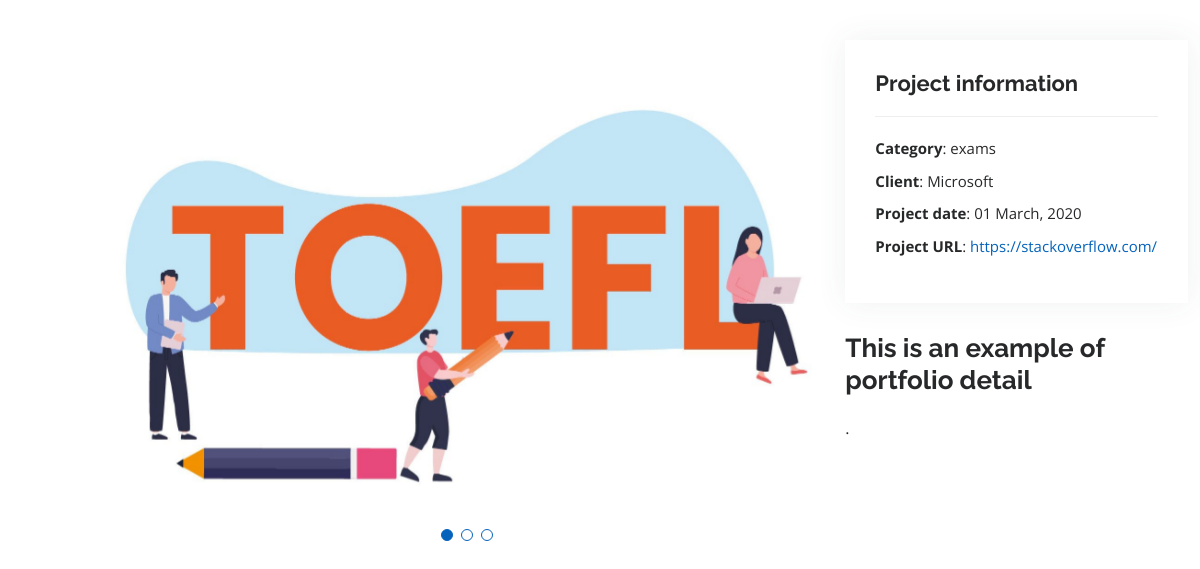
Screenshot of /portfolio_project/2 with the database file from the repository.
### resume/models.py (models this page shows)
class PortfolioProject(models.Model):
    name = models.CharField(max_length=50)
    image = models.ImageField(upload_to="media")
    short_description = models.CharField(max_length=50)
    description = models.TextField(max_length=1000)
    category = models.CharField(max_length=50)
    client = models.CharField(max_length=50)
    url = models.URLField()

### resume/views.py (the view)
# urls.py: path("portfolio_project/<int:id>", portfolio_project, name="portfolio_project"),
def portfolio_project (request, id):
    project=get_object_or_404(PortfolioProject, id=id)
    return render(request, "portfolio-details.html", context={"project": project})

### resume/templates/portfolio-details.html (shortened to what this page needs)
{% extends "base.html" %} {% load static %} {% block bodycontent %}
<main id="main">
  <section id="portfolio-details" class="portfolio-details">
    <div class="container">
      <div class="row gy-4">
        <div class="col-lg-8">
          <div class="portfolio-details-slider swiper">
            <div class="swiper-wrapper align-items-center">
              <div class="swiper-slide">
                <img src="{{project.image.url}}" alt="" />
              </div>
            </div>
            <div class="swiper-pagination"></div>
          </div>
        </div>
        <div class="col-lg-4">
          <div class="portfolio-info">
            <h3>Project information</h3>
            <ul>
              <li><strong>Category</strong>: {{project.category}}</li>
              <li><strong>Client</strong>: {{project.client}}</li>
              <li><strong>Project date</strong>: 01 March, 2020</li>
              <li>
                <strong>Project URL</strong>:
                <a href="{{project.url}}">{{project.url}}</a>
              </li>
            </ul>
          </div>
          <div class="portfolio-description">
            <h2>This is an example of portfolio detail</h2>
            <p>{{project.description}}</p>
          </div>
        </div>
      </div>
    </div>
  </section>
</main>
{% endblock %}

### resume/static/assets/css/style.css (style rules this page uses)
body { font-family: "Open Sans", sans-serif; color: #272829; }
a { color: #0563bb; text-decoration: none; }
h1, h2, h3, h4, h5, h6 { font-family: "Raleway", sans-serif; }
@media (min-width: 991px) { #main { margin-left: 100px; } }
section { padding: 60px 0; overflow: hidden; }
.portfolio-details { padding-top: 40px; }
.portfolio-details .portfolio-details-slider img { width: 100%; }
.portfolio-details .portfolio-details-slider .swiper-pagination { margin-top: 20px; position: relative; }
.portfolio-details .portfolio-info { padding: 30px; box-shadow: 0px 0 30px rgba(69, 80, 91, 0.08); }
.portfolio-details .portfolio-info h3 { font-size: 22px; font-weight: 700; margin-bottom: 20px; padding-bottom: 20px; border-bottom: 1px solid #eee; }
.portfolio-details .portfolio-info ul { list-style: none; padding: 0; font-size: 15px; }
.portfolio-details .portfolio-info ul li+li { margin-top: 10px; }
.portfolio-details .portfolio-description { padding-top: 30px; }
.portfolio-details .portfolio-description h2 { font-size: 26px; font-weight: 700; margin-bottom: 20px; }
.portfolio-details .portfolio-description p { padding: 0; }

### rows the page displays
PortfolioProject: image (picture), category "exams", client "Microsoft", url "https://stackoverflow.com/", description "."
